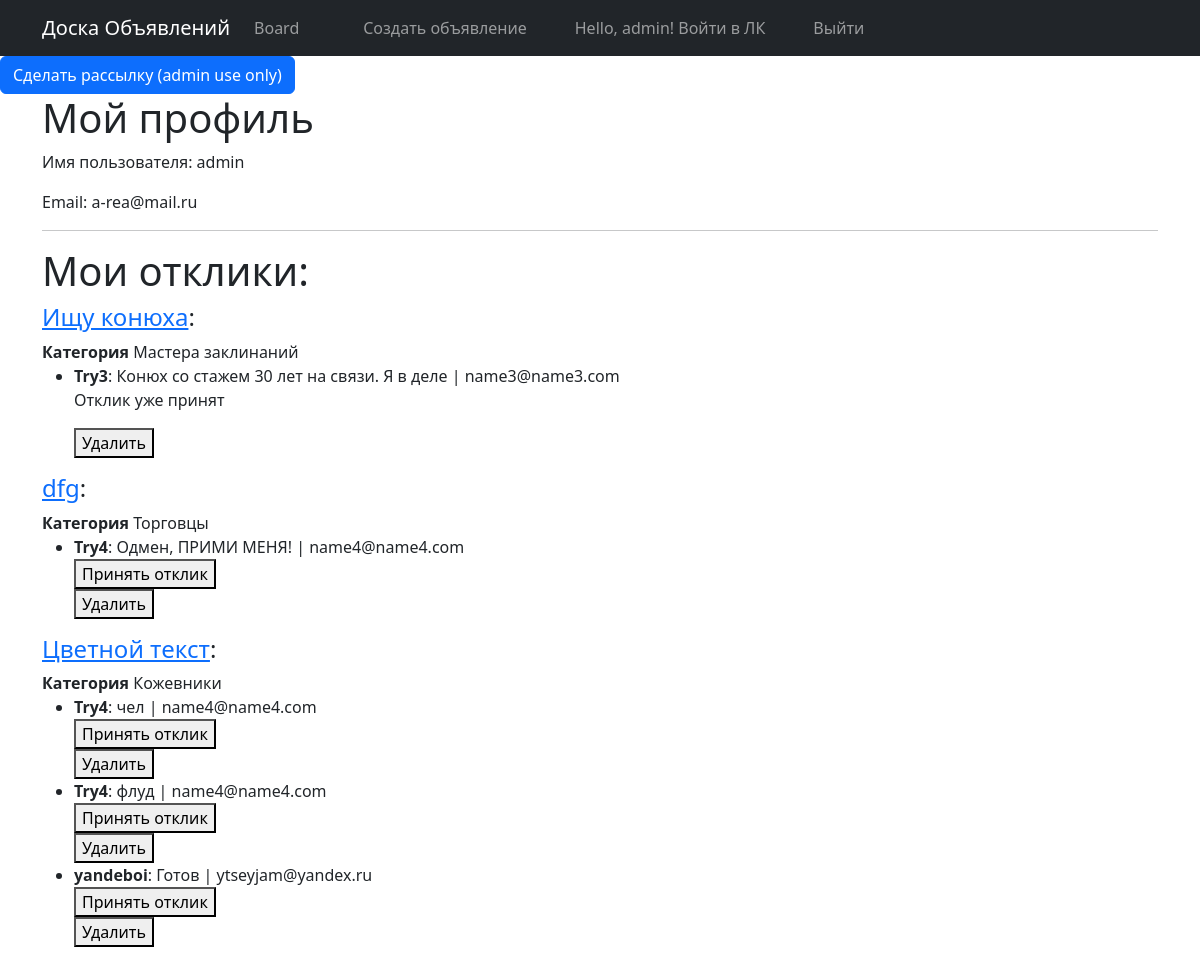
/accounts/profile/ (signed in), run on the app's committed database.
### board/models.py (models this page shows, shortened)
class Post(models.Model):
    author = models.ForeignKey(Author, on_delete=models.CASCADE)
    post_datetime = models.DateTimeField(auto_now_add=True)
    post_title = models.CharField(max_length=200)
    post_body = RichTextUploadingField(config_name='default', external_plugin_resources=[(
        'youtube',
        '/static/var/ckeditor/ckeditor/plugins/youtube/',
        'plugin.js',
    )],
                                       )
    category = models.ForeignKey(Category, on_delete=models.CASCADE, related_name='posts')
    slug = models.SlugField(default='', blank=True)
    comments = models.ManyToManyField(User, through='Comment', related_name='comments')

class Category(models.Model):
    TANK = 'TANK'
    HEALER = 'HEAL'
    DAMAGE_DEALER = 'DDDD'
    TRADER = 'TRDE'
    GUILD_MASTER = 'GMGM'
    QUESTER = 'QUST'
    BLACKSMITH = 'BLCK'
    TAYLOR = 'TLOR'
    POTIONMAKER = 'POTM'
    WIZARD = 'WIZZ'
    CATEGORY_CHOICES = [
        (TANK, 'Танки'),
        (HEALER, 'Хилы'),
        (DAMAGE_DEALER, 'ДД'),
        (TRADER, 'Торговцы'),
        (GUILD_MASTER, 'Гилдмастеры'),
        (QUESTER, 'Квестгиверы'),
        (BLACKSMITH, 'Кузнецы'),
        (TAYLOR, 'Кожевники'),
        (POTIONMAKER, 'Зельевары'),
        (WIZARD, 'Мастера заклинаний'),
    ]
    name = models.CharField(max_length=4, choices=CATEGORY_CHOICES, unique=True)

class Comment(models.Model):
    text = models.TextField()
    datetime = models.DateTimeField(auto_now_add=True)
    post = models.ForeignKey(Post, on_delete=models.CASCADE)
    user = models.ForeignKey(User, on_delete=models.CASCADE)
    accepted = models.BooleanField(default=False)

### board/views.py (the view)
# urls.py: path('accounts/profile/', profile, name='profile'),
@login_required
def profile(request):
    user = request.user
    posts = Post.objects.filter(author=request.user.author).filter(comment__isnull=False).distinct()
    return render(request, 'profile.html', {'user': user, 'posts': posts})

### templates/profile.html (shortened to what this page needs)
{% extends 'flatpages/default.html' %}
{% block content %}
    <h1>Мой профиль</h1>
    <p>Имя пользователя: {{ user.username }}</p>
    <p>Email: {{ user.email }}</p>
    <hr />
    <h1>Мои отклики:</h1>
{% for post in posts %}
        <h4><a href="{% url 'post' post.id %}">{{ post.post_title }}<a/>:</h4>
        <strong>Категория</strong>
        {{post.category.get_name_display}}
    <ul>
    {% for comment in post.comment_set.all %}
        <li><strong>{{ comment.user }}</strong>: {{ comment.text }} | {{ comment.user.email }}</li>
                {% if not comment.accepted %}
                    <form method="post" action="{% url 'accept_comment' comment.id %}">
                    <button type="submit">Принять отклик</button>
                    </form>
                {% else %}
                    <p>Отклик уже принят</p>
                {% endif %}
                {% if post.author.user == user %}
                    <form action="{% url 'delete_comment' comment.id %}" method="post">
                        <button type="submit">Удалить</button>
                    </form>
                {% endif %}
    {% endfor %}
    </ul>
{% empty %}
    <p>У вас нет объявлений с откликами</p>
{% endfor %}
{% endblock %}

### templates/flatpages/default.html (shortened to what this page needs)
{% load static %}
<!DOCTYPE html>
<html lang="en">
<head>
  <link href="{% static 'css/styles.css' %}" rel="stylesheet" />
</head>
<body>
  <nav class="navbar navbar-expand-lg navbar-dark bg-dark static-top">
    <div class="container">
      <a class="navbar-brand" href=" ">Доска Объявлений</a>
      <div class="collapse navbar-collapse" id="navbarResponsive">
        <ul class="navbar-nav ml-auto">
          <li class="nav-item active">
            <a class="nav-link" href=" {% url "board_list" %}">Board
            </a>
          </li>
          <li class="nav-item">
            <a class="nav-link" href=""></a>
          </li>
          <li class="nav-item">
                <a class="nav-link" href=""></a>
          </li>
            <li class="nav-item"><a class="nav-link" href=""></a></li>
                 <li class="nav-item">
                {% if user %}
                    {% if not user.is_authenticated %}
                        <a class="nav-link" href="http://127.0.0.1:8000/accounts/login/">Войдите или зарегистрируйтесь для создания объявлений</a></li>
                    {% elif user.is_authenticated %}
                        <a class="nav-link" href="{% url 'add_post' %}">Создать объявление</a></li>
                    {% endif %}
                {% endif %}
<ul>
    {% if user.is_authenticated %}
<li class="nav-item" style="text-align: right;"><a class="nav-link" href="{% url 'profile' %}">Hello, {{ user.username }}! Войти в ЛК</a></li>
</ul>
        <ul>
<li class="nav-item" style="text-align: right;"><a class="nav-link" href="http://127.0.0.1:8000/accounts/logout">Выйти</a></li>
</ul>
    {% endif %}
        </ul>
      </div>
    </div>
  </nav>
{% if user.is_superuser %}
    <a href="{% url 'send_newsletter' %}" class="btn btn-primary">Сделать рассылку (admin use only)</a>
{% endif %}
  <div class="container">
    <div class="row">
      <div>
       {% block content %}{% endblock content %}
      </div>
    </div>
  </div>
</body>
</html>

### data on the page
Post: post_title "Ищу конюха", category.name "Мастера заклинаний"
Comment: user "Try3", text "Конюх со стажем 30 лет на связи. Я в деле", user.email "name3@name3.com", accepted "Отклик уже принят"
Post: post_title "dfg", category.name "Торговцы"
Comment: user "Try4", text "Одмен, ПРИМИ МЕНЯ!", user.email "name4@name4.com", accepted "Принять отклик"
Post: post_title "Цветной текст", category.name "Кожевники"
Comment: user "Try4", text "чел", user.email "name4@name4.com", accepted "Принять отклик"
Comment: user "Try4", text "флуд", user.email "name4@name4.com", accepted "Принять отклик"
Comment: user "yandeboi", text "Готов", user.email "ytseyjam@yandex.ru", accepted "Принять отклик"

### other printed values
{{ user.username }} "admin"
{{ user.email }} "a-rea@mail.ru"
